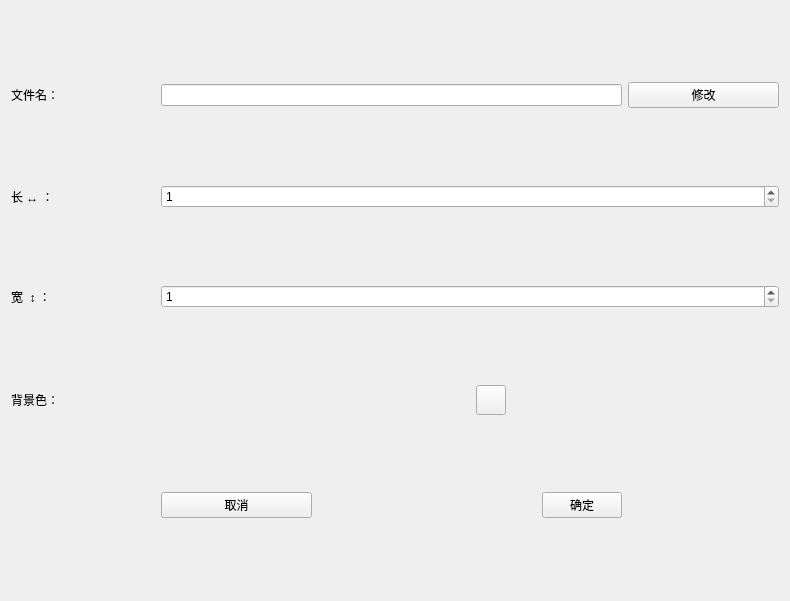
<?xml version="1.0" encoding="UTF-8"?>
<ui version="4.0">
 <class>ActionNewWidget</class>
 <widget class="QWidget" name="ActionNewWidget">
  <property name="geometry">
   <rect>
    <x>0</x>
    <y>0</y>
    <width>790</width>
    <height>601</height>
   </rect>
  </property>
  <property name="windowTitle">
   <string>Form</string>
  </property>
  <layout class="QGridLayout" name="gridLayout">
   <item row="0" column="0">
    <widget class="QLabel" name="label_3">
     <property name="text">
      <string>文件名：</string>
     </property>
    </widget>
   </item>
   <item row="0" column="6">
    <widget class="QPushButton" name="ButtonChange">
     <property name="text">
      <string>修改</string>
     </property>
    </widget>
   </item>
   <item row="1" column="0">
    <widget class="QLabel" name="label">
     <property name="text">
      <string>长 ↔ ：</string>
     </property>
    </widget>
   </item>
   <item row="2" column="0">
    <widget class="QLabel" name="label_2">
     <property name="text">
      <string>宽  ↕ ：</string>
     </property>
    </widget>
   </item>
   <item row="3" column="0">
    <widget class="QLabel" name="label_4">
     <property name="text">
      <string>背景色：</string>
     </property>
    </widget>
   </item>
   <item row="3" column="1">
    <spacer name="horizontalSpacer">
     <property name="orientation">
      <enum>Qt::Horizontal</enum>
     </property>
     <property name="sizeHint" stdset="0">
      <size>
       <width>151</width>
       <height>20</height>
      </size>
     </property>
    </spacer>
   </item>
   <item row="3" column="2">
    <spacer name="horizontalSpacer_4">
     <property name="orientation">
      <enum>Qt::Horizontal</enum>
     </property>
     <property name="sizeHint" stdset="0">
      <size>
       <width>152</width>
       <height>20</height>
      </size>
     </property>
    </spacer>
   </item>
   <item row="3" column="3">
    <widget class="QPushButton" name="cpushbutton">
     <property name="minimumSize">
      <size>
       <width>30</width>
       <height>30</height>
      </size>
     </property>
     <property name="maximumSize">
      <size>
       <width>30</width>
       <height>30</height>
      </size>
     </property>
     <property name="text">
      <string/>
     </property>
    </widget>
   </item>
   <item row="3" column="4" colspan="2">
    <spacer name="horizontalSpacer_2">
     <property name="orientation">
      <enum>Qt::Horizontal</enum>
     </property>
     <property name="sizeHint" stdset="0">
      <size>
       <width>110</width>
       <height>20</height>
      </size>
     </property>
    </spacer>
   </item>
   <item row="3" column="6">
    <spacer name="horizontalSpacer_3">
     <property name="orientation">
      <enum>Qt::Horizontal</enum>
     </property>
     <property name="sizeHint" stdset="0">
      <size>
       <width>151</width>
       <height>20</height>
      </size>
     </property>
    </spacer>
   </item>
   <item row="4" column="0">
    <spacer name="horizontalSpacer_5">
     <property name="orientation">
      <enum>Qt::Horizontal</enum>
     </property>
     <property name="sizeHint" stdset="0">
      <size>
       <width>40</width>
       <height>20</height>
      </size>
     </property>
    </spacer>
   </item>
   <item row="4" column="1">
    <widget class="QPushButton" name="PushButtonCancel">
     <property name="text">
      <string>取消</string>
     </property>
    </widget>
   </item>
   <item row="4" column="5">
    <widget class="QPushButton" name="PushButtonSure">
     <property name="text">
      <string>确定</string>
     </property>
    </widget>
   </item>
   <item row="4" column="6">
    <spacer name="horizontalSpacer_6">
     <property name="orientation">
      <enum>Qt::Horizontal</enum>
     </property>
     <property name="sizeHint" stdset="0">
      <size>
       <width>151</width>
       <height>20</height>
      </size>
     </property>
    </spacer>
   </item>
   <item row="4" column="2" colspan="3">
    <spacer name="horizontalSpacer_7">
     <property name="orientation">
      <enum>Qt::Horizontal</enum>
     </property>
     <property name="sizeHint" stdset="0">
      <size>
       <width>216</width>
       <height>20</height>
      </size>
     </property>
    </spacer>
   </item>
   <item row="0" column="1" colspan="5">
    <widget class="QLineEdit" name="LineEditPath">
     <property name="readOnly">
      <bool>true</bool>
     </property>
    </widget>
   </item>
   <item row="1" column="1" colspan="6">
    <widget class="QSpinBox" name="SpinBoxW">
     <property name="minimum">
      <number>1</number>
     </property>
     <property name="maximum">
      <number>100000</number>
     </property>
    </widget>
   </item>
   <item row="2" column="1" colspan="6">
    <widget class="QSpinBox" name="SpinBoxH">
     <property name="minimum">
      <number>1</number>
     </property>
     <property name="maximum">
      <number>100000</number>
     </property>
    </widget>
   </item>
  </layout>
 </widget>
 <resources/>
 <connections/>
</ui>
